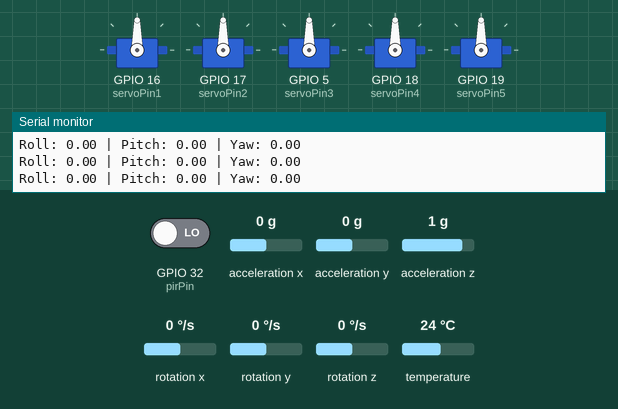
A sketch run on a simulated ESP32. On the bench: 5 × servo, the last lines printed to the serial monitor. The test bench sets the inputs (shaded band); at power-on: GPIO 32 (pirPin) LOW, rotation z 0 °/s, acceleration x 0 g, acceleration y 0 g, acceleration z 1 g, rotation x 0 °/s, rotation y 0 °/s, temperature 24 °C.

Above: at 1.2 s.
1.3 s: GPIO 32 (pirPin) driven HIGH
At 1.7 s:
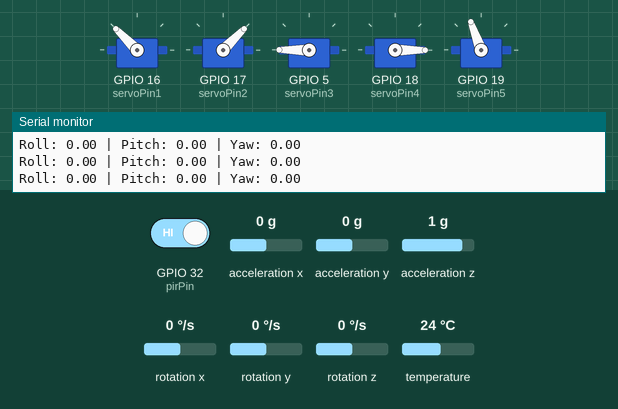
4.3 s: rotation z set to -192 °/s
At 7.2 s:
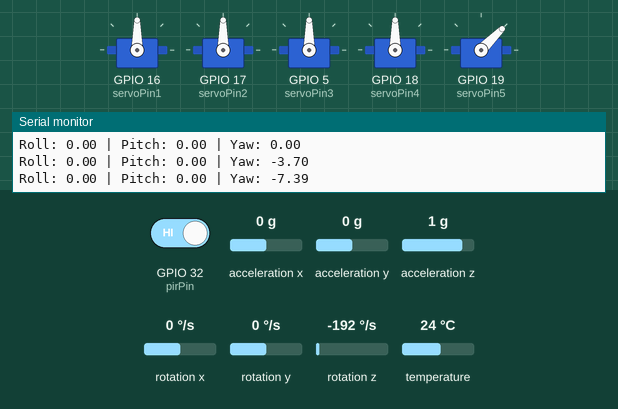
7.3 s: acceleration x set to -1.4 g
At 9.3 s:
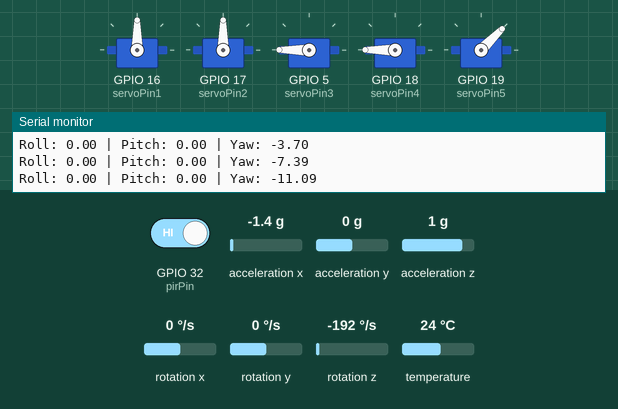
10.3 s: acceleration y set to -1.4 g
13.3 s: GPIO 32 (pirPin) driven LOW
16.3 s: acceleration x set to -0.5 g
17.8 s: acceleration x set to -0.2 g
At 19.3 s:
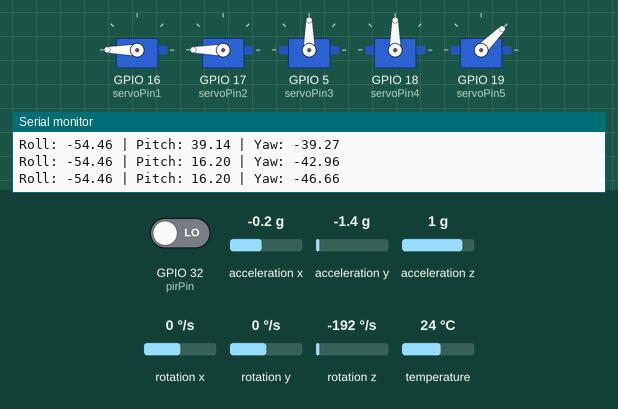
Timing chart, 0 to 21.8 s (numbered marks = the images above; inputs shaded):
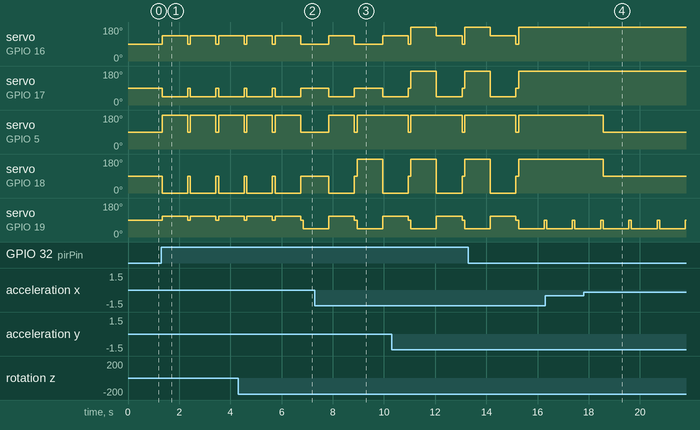

Measured:
- the behaviour switches between -0.4 and -0.3 g on acceleration x (found by bisection; images 3 and 4)
- after the input at 1.3 s, servo on GPIO 16 (servoPin1): alternates 135° for 1.0 s and 90° for 0.10 s, starting at once; servo on GPIO 17 (servoPin2): alternates 90° for 0.10 s and 45° for 1.0 s, starting at once
- after the input at 17.8 s, servo on GPIO 5 (servoPin3), servo on GPIO 18 (servoPin4): 180° → 90° after 0.77 s

The sketch:

sketch.ino
```cpp
#include <ESP32Servo.h>
#include <Adafruit_MPU6050.h>
#include <Adafruit_Sensor.h>
#include <Wire.h>

Adafruit_MPU6050 mpu;
Servo servo1, servo2, servo3, servo4, servo5;

#define servoPin1 16
#define servoPin2 17
#define servoPin3 5
#define servoPin4 18
#define servoPin5 19

#define pirPin 32

float roll, pitch, yaw;
int servoCenter = 90;  // posisi awal servo (tengah)
unsigned long prevTime = 0;

void setup() {
  Serial.begin(115200);
  Serial.println("Inisialisasi sistem...");

  if (!mpu.begin()) {
    Serial.println("MPU6050 gagal diinisialisasi!");
    while (1);
  }

  Serial.println("MPU6050 siap!");

  pinMode(pirPin, INPUT);

  servo1.attach(servoPin1);
  servo2.attach(servoPin2);
  servo3.attach(servoPin3);
  servo4.attach(servoPin4);
  servo5.attach(servoPin5);

  // set ke posisi awal
  servo1.write(servoCenter);
  servo2.write(servoCenter);
  servo3.write(servoCenter);
  servo4.write(servoCenter);
  servo5.write(servoCenter);

  prevTime = millis();
}

void loop() {
  sensors_event_t a, g, temp;
  mpu.getEvent(&a, &g, &temp);

  // hitung selisih waktu antar loop
  unsigned long currTime = millis();
  float dt = (currTime - prevTime) / 1000.0; // ubah ke detik
  prevTime = currTime;

  // hitung orientasi dari sensor MPU6050
  roll = atan2(a.acceleration.y, a.acceleration.z) * 180 / PI;
  pitch = atan2(-a.acceleration.x, sqrt(a.acceleration.y * a.acceleration.y + a.acceleration.z * a.acceleration.z)) * 180 / PI;
  yaw += g.gyro.z * dt;  // integrasi kecepatan rotasi untuk dapat sudut yaw

  // baca nilai sensor PIR
  int pirState = digitalRead(pirPin);

  // roll (sumbu Y)
  if (roll > 10) {
    servo1.write(constrain(servoCenter - 90, 0, 180));
    servo2.write(constrain(servoCenter - 90, 0, 180));
  } else if (roll < -10) {
    servo1.write(constrain(servoCenter + 90, 0, 180));
    servo2.write(constrain(servoCenter + 90, 0, 180));
  } else {
    servo1.write(servoCenter);
    servo2.write(servoCenter);
  }

  // pitch (sumbu X)
  if (pitch > 10) {
    servo3.write(constrain(servoCenter + 90, 0, 180));
    servo4.write(constrain(servoCenter + 90, 0, 180));
  } else if (pitch < -10) {
    servo3.write(constrain(servoCenter - 90, 0, 180));
    servo4.write(constrain(servoCenter - 90, 0, 180));
  } else {
    servo3.write(servoCenter);
    servo4.write(servoCenter);
  }

  // yaw
  if (abs(yaw) > 10) { // batas minimal
    int yawDirection = (yaw > 0) ? 1 : -1;
    servo5.write(constrain(servoCenter + (45 * yawDirection), 0, 180));
    delay(1000);
    servo5.write(servoCenter);
  }

  // jika sensor PIR mendeteksi gerakan
  if (pirState == HIGH) {
    servo1.write(constrain(servoCenter + 45, 0, 180));
    servo2.write(constrain(servoCenter - 45, 0, 180));
    servo3.write(constrain(servoCenter + 90, 0, 180));
    servo4.write(constrain(servoCenter - 90, 0, 180));
    servo5.write(constrain(servoCenter + 20, 0, 180));

    delay(1000);

    // reset posisi
    servo1.write(servoCenter);
    servo2.write(servoCenter);
    servo3.write(servoCenter);
    servo4.write(servoCenter);
    servo5.write(servoCenter);
  }

  // tampilkan data
  Serial.print("Roll: "); Serial.print(roll);
  Serial.print(" | Pitch: "); Serial.print(pitch);
  Serial.print(" | Yaw: "); Serial.println(yaw);

  delay(100);
}
```
